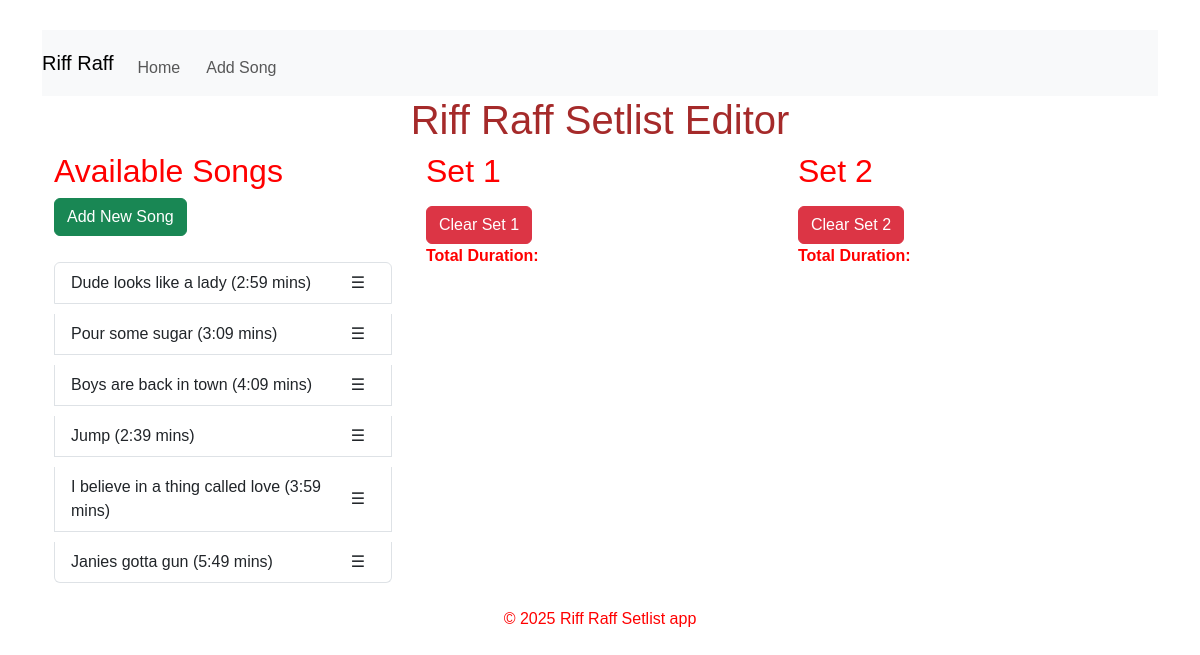
The page / on the database its author committed.
### setlist_app/models.py (models this page shows, shortened)
class Song(models.Model):
    title = models.CharField(max_length=255, unique=True)
    duration = models.DurationField(help_text="Duration in MM:SS format")
    def formatted_duration(self):
        minutes, seconds = divmod(self.duration.total_seconds(), 60)
        return f"{int(minutes)}:{int(seconds):02d}"

### setlist_app/views.py (the view)
# urls.py: path('', views.home, name='home'),
def home(request):
    songs = Song.objects.all()
    set1 = Setlist.objects.filter(set_number=1).order_by("order")
    set2 = Setlist.objects.filter(set_number=2).order_by("order")
    set1_total_duration = sum((item.song.formatted_duration for item in set1), timedelta())
    set2_total_duration = sum((item.song.formatted_duration for item in set2), timedelta())
    def format_duration(duration):
        total_seconds = int(duration.total_seconds())
        minutes, seconds = divmod(total_seconds, 60)
        return f"{minutes}:{seconds:02d}"
    set1_duration = format_duration(set1_total_duration)
    set2_duration = format_duration(set2_total_duration)
    return render(request, 'setlist_app/home.html', {
        "songs": songs,
        "set1": set1,
        "set2": set2,
        "set1_duration": set1_duration,
        "set2_duration": set2_duration,
    })

### setlist_app/templates/setlist_app/home.html (shortened to what this page needs)
{% extends "setlist_app/base.html" %}
{% load time_filters %}
{% block content %}
    <div class="container">
        <h1 class="text-center">Riff Raff Setlist Editor</h1>
        <div class="row">
            <div class="col-md-4">
                <h2>Available Songs</h2>
                <a href="{% url 'add_song' %}">
                    <button type="button" class="btn btn-success mb-3">Add New Song</button>
                </a>
                <ul class="list-group" id="available-songs">
                    {% for song in songs %}
                        <li class="list-group-item d-flex justify-content-between align-items-center" data-id="{{ song.id }}">
                            <span>{{ song.title }} ({{ song.formatted_duration }} mins)</span>
                            <span class="drag-handle" style="cursor: move; margin-right: 10px;">☰</span>
                        </li>
                    {% endfor %}
                </ul>
            </div>
            <div class="col-md-4">
                <h2>Set 1</h2>
                <a href="{% url 'clear_all_from_set' 1 %}" onclick="return confirm('Are you sure you want to clear Set 1?');">
                    <button type="button" class="btn btn-danger mt-2">Clear Set 1</button>
                </a>
                <p><strong>Total Duration: {{ set1_total_duration }}</strong></p>
            </div>
            <div class="col-md-4">
                <h2>Set 2</h2>
                <a href="{% url 'clear_all_from_set' 2 %}" onclick="return confirm('Are you sure you want to clear Set 2?');">
                    <button type="button" class="btn btn-danger mt-2">Clear Set 2</button>
                </a>
                <p><strong>Total Duration: {{ set2_total_duration }}</strong></p>
            </div>
        </div>
    </div>
{% endblock %}

### setlist_app/templates/setlist_app/base.html (shortened to what this page needs)
{% load crispy_forms_tags %}
{% load static %}
<!DOCTYPE html>
<html lang="en">
<head>
    <link rel="stylesheet" href="https://cdn.jsdelivr.net/npm/bootstrap@5.3.2/dist/css/bootstrap.min.css">
    <link rel="stylesheet" type="text/css" href="{% static 'css/styles.css' %}">
</head>
<body>
    <div class="container">
        <nav class="navbar navbar-expand-lg navbar-light bg-light">
            <a class="navbar-brand" href="{% url 'home' %}">Riff Raff</a>
            <div class="collapse navbar-collapse" id="navbarNav">
                <ul class="navbar-nav">
                    <li class="nav-item"><a class="nav-link" href="{% url 'home' %}">Home</a></li>
                    <li class="nav-item"><a class="nav-link" href="{% url 'add_song' %}">Add Song</a></li>
                </ul>
            </div>
        </nav>
        <div class="content">
            {% block content %}{% endblock %}
        </div>
        <footer class="text-center mt-4">
            <p>&copy; 2025 Riff Raff Setlist app</p>
        </footer>
    </div>
</body>
</html>

### setlist_app/static/css/styles.css (style rules this page uses)
body { font-family: Arial, Helvetica, sans-serif; color: #ff0000; margin: 15px; padding: 15px; }
h1 { color: brown; }
li { margin-top: 10px; margin-right: 10px; padding-left: 0px; }

### rows shown on the page
Song: title "Dude looks like a lady", formatted_duration "2:59"
Song: title "Pour some sugar", formatted_duration "3:09"
Song: title "Boys are back in town", formatted_duration "4:09"
Song: title "Jump", formatted_duration "2:39"
Song: title "I believe in a thing called love", formatted_duration "3:59"
Song: title "Janies gotta gun", formatted_duration "5:49"
